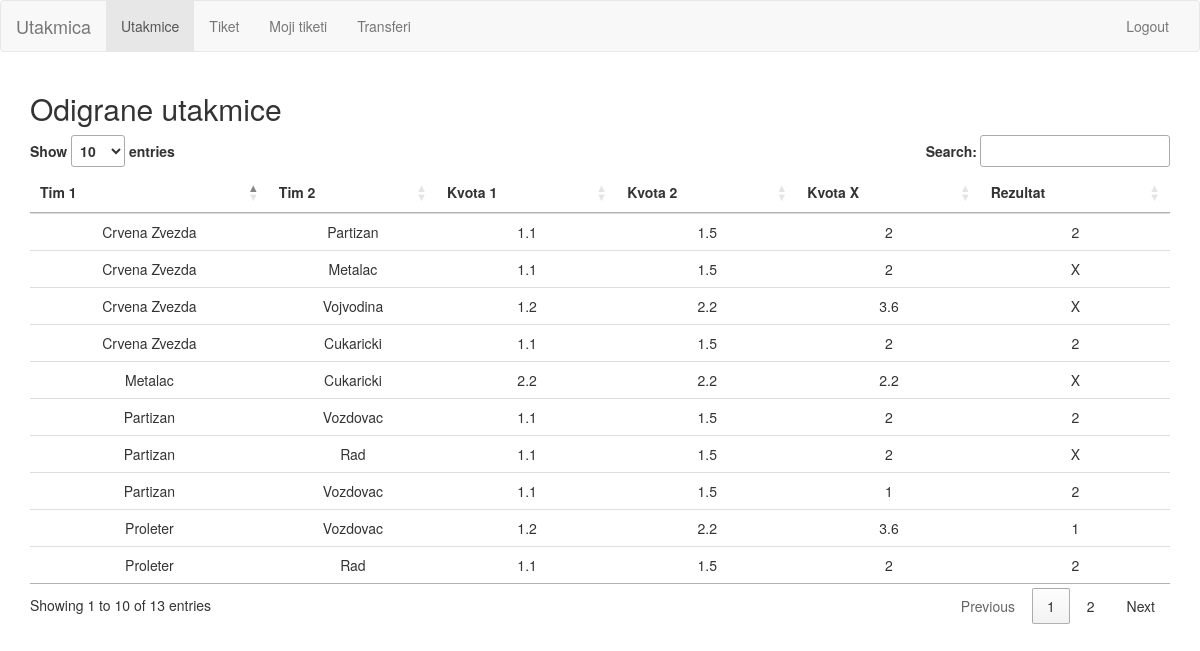
The page /odigraneUtakmice.php on the database its author committed.
### tables this page shows
CREATE TABLE IF NOT EXISTS `utakmica` (
  `id` int(11) NOT NULL AUTO_INCREMENT,
  `tim1` int(11) NOT NULL,
  `tim2` int(11) NOT NULL,
  `kvota1` double NOT NULL,
  `kvota2` double NOT NULL,
  `kvotax` double NOT NULL,
  `rezultat` int(11) DEFAULT NULL,
  PRIMARY KEY (`id`)
);

CREATE TABLE IF NOT EXISTS `timovi` (
  `id` int(11) NOT NULL AUTO_INCREMENT,
  `naziv_tima` varchar(200) NOT NULL,
  PRIMARY KEY (`id`)
);

### odigraneUtakmice.php (the view, shortened to what this page needs)
<?php
	include "konekcija.php";
	$sql="SELECT u.rezultat as rezultat, u.id as utakmica_id, t1.naziv_tima as tim1, u.kvota1, u.kvota2, u.kvotax, t2.naziv_tima as tim2 FROM utakmica as u JOIN timovi as t1 ON t1.id=u.tim1 JOIN timovi as t2 ON t2.id=u.tim2 WHERE u.rezultat is NOT NULL";
	$q=$mysqli->query($sql);
 ?>
<!DOCTYPE html>
<html>
<head>
	<link rel="stylesheet" href="https://stackpath.bootstrapcdn.com/bootstrap/3.4.1/css/bootstrap.min.css">
	<link rel="stylesheet" href="https://cdn.datatables.net/1.10.20/css/jquery.dataTables.min.css">
</head>
<body >
	<?php include "navbar.php"; ?>
	<div class="container">
		<div class="row">
			<div class="col-lg-12">
				<h2>Odigrane utakmice</h2>
				<table class="table">
					<thead>
						<th>Tim 1</th>
						<th>Tim 2</th>
						<th>Kvota 1</th>
						<th>Kvota 2</th>
						<th>Kvota X</th>
						<th>Rezultat</th>
					</thead>
					<tbody>
						<?php
							while($red=$q->fetch_object()) {
								switch ($red->rezultat) {
									case 3:
										$rezultat = "X";
										break;
									default:
										$rezultat=$red->rezultat;
										break;
								}
								?>
									<tr>
										<td><?php echo $red->tim1; ?></td>
										<td><?php echo $red->tim2; ?></td>
										<td><?php echo $red->kvota1; ?></td>
										<td><?php echo $red->kvota2; ?></td>
										<td><?php echo $red->kvotax; ?></td>
										<td><?php echo $rezultat; ?></td>
									</tr>
								<?php
							}
						 ?>
					</tbody>
				</table>
			</div>
		</div>
	</div>
</body>
</html>

### navbar.php (shortened to what this page needs)
<nav class="navbar navbar-default">
	  <div class="container-fluid">
	    <div class="navbar-header">
	       <a class="navbar-brand" href="#">Utakmica</a>
	    </div>
	    <div class="collapse navbar-collapse" id="bs-example-navbar-collapse-1">
	      <ul class="nav navbar-nav">
	      <?php
	      	if($_SESSION['admin'] ==0){
				?>
					<li class="active"><a href="index.php">Utakmice <span class="sr-only">(current)</span></a></li>
	        		<li><a href="tiket.php">Tiket</a></li>
	        		<li><a href="mojiTiketi.php">Moji tiketi</a></li>
	        		<li><a href="transferi.php">Transferi</a></li>
	      		<?php
	      	}
	       ?>
	      </ul>
	      <ul class="nav navbar-nav navbar-right">
	        <li><a href="logout.php">Logout</a></li>
	      </ul>
	    </div>
	  </div>
	</nav>

### odigraneUtakmice.php (style rules this page uses)
th { text-align: center; }
td { text-align: center; }

### rows shown on the page
utakmica: timovi.naziv_tima "Crvena Zvezda", timovi.naziv_tima "Partizan", kvota1 "1.1", kvota2 "1.5", kvotax "2", rezultat "2"
utakmica: timovi.naziv_tima "Proleter", timovi.naziv_tima "Vozdovac", kvota1 "1.2", kvota2 "2.2", kvotax "3.6", rezultat "1"
utakmica: timovi.naziv_tima "Metalac", timovi.naziv_tima "Cukaricki", kvota1 "2.2", kvota2 "2.2", kvotax "2.2", rezultat "X"
utakmica: timovi.naziv_tima "Crvena Zvezda", timovi.naziv_tima "Metalac", kvota1 "1.1", kvota2 "1.5", kvotax "2", rezultat "X"
utakmica: timovi.naziv_tima "Crvena Zvezda", timovi.naziv_tima "Vojvodina", kvota1 "1.2", kvota2 "2.2", kvotax "3.6", rezultat "X"
utakmica: timovi.naziv_tima "Crvena Zvezda", timovi.naziv_tima "Cukaricki", kvota1 "1.1", kvota2 "1.5", kvotax "2", rezultat "2"
utakmica: timovi.naziv_tima "Proleter", timovi.naziv_tima "Rad", kvota1 "1.1", kvota2 "1.5", kvotax "2", rezultat "2"
utakmica: timovi.naziv_tima "Partizan", timovi.naziv_tima "Vozdovac", kvota1 "1.1", kvota2 "1.5", kvotax "2", rezultat "2"
utakmica: timovi.naziv_tima "Partizan", timovi.naziv_tima "Rad", kvota1 "1.1", kvota2 "1.5", kvotax "2", rezultat "X"
utakmica: timovi.naziv_tima "Partizan", timovi.naziv_tima "Vozdovac", kvota1 "1.1", kvota2 "1.5", kvotax "1", rezultat "2"
